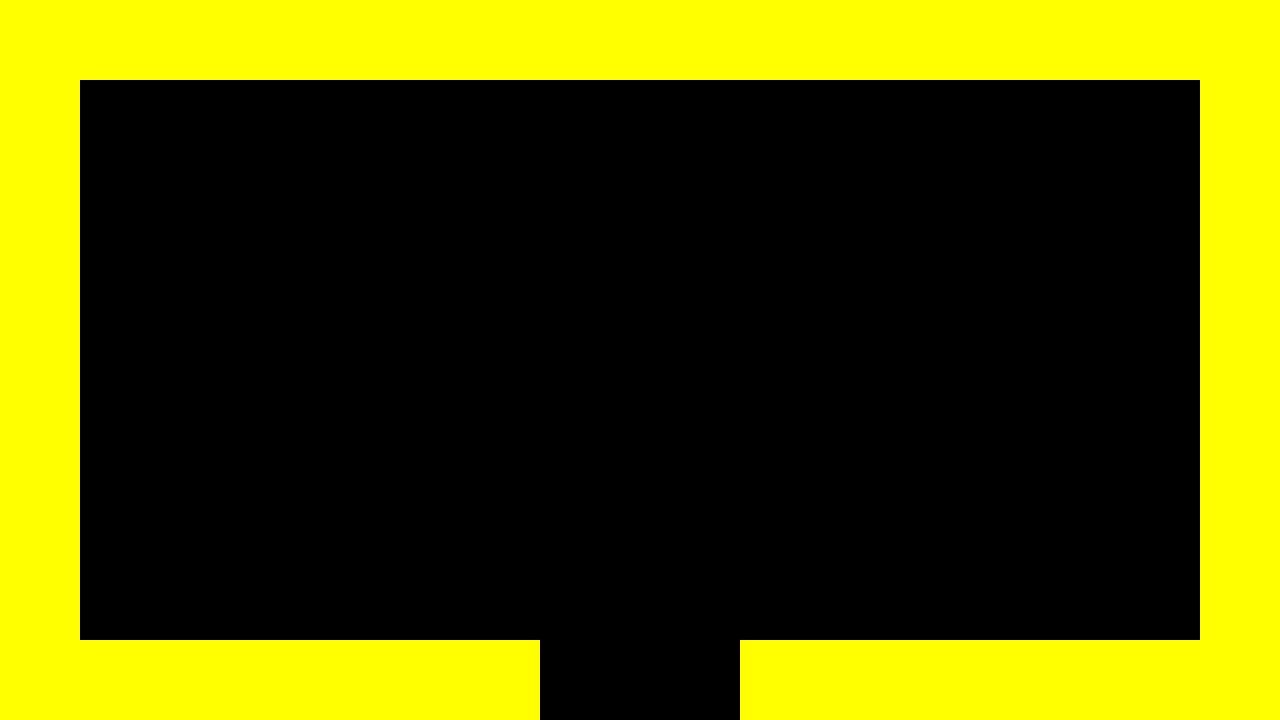

A level layout from a 2D game, rendered from its tile map. Below: a short description, then the map file with tile-grid data replaced by summaries:
An orthogonal 64x36 tile map with 20x20 px tiles, 1 tile layer (walls).

<map version="1.5" tiledversion="1.7.0" orientation="orthogonal" renderorder="right-up" width="64" height="36" tilewidth="20" tileheight="20" infinite="0" nextlayerid="2" nextobjectid="1">
 <properties>
  <property name="exit_bottom" value="yellow_castle_entrance" />
 </properties>
 <tileset firstgid="1" source="walls.tsx" />
 <layer id="1" name="walls" width="64" height="36">
  <data>[2304 cells, 696 non-empty, 1 distinct tile ids]</data>
 </layer>
</map>
